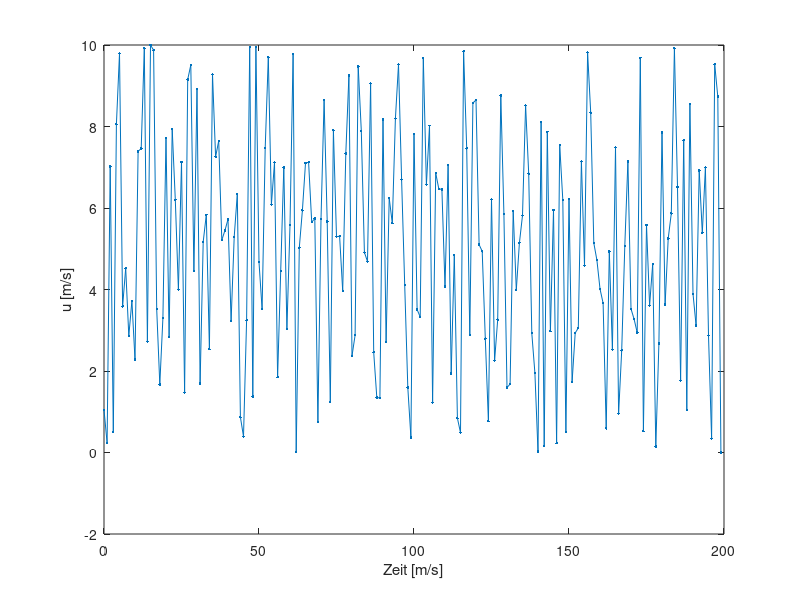
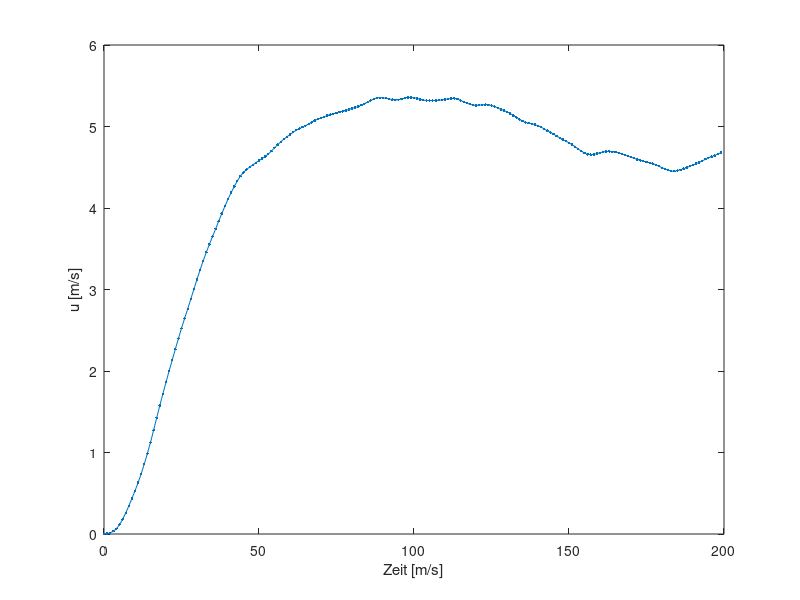
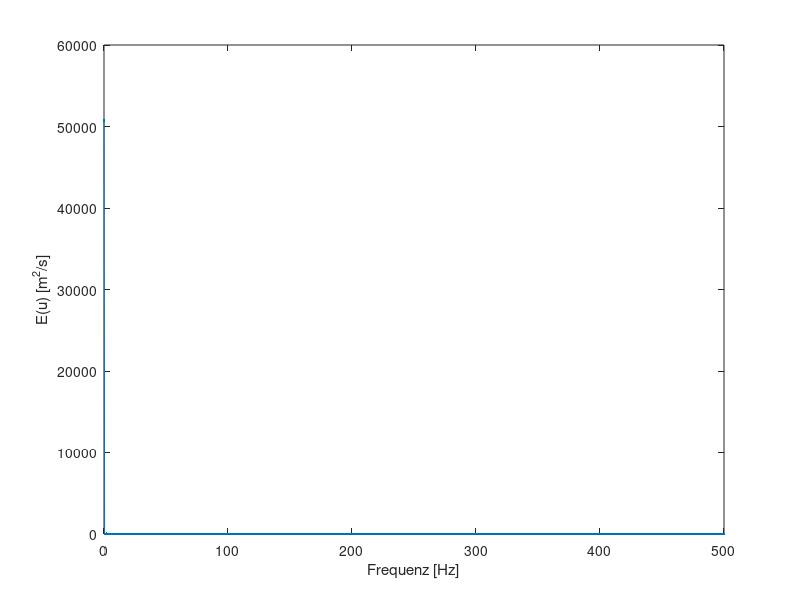
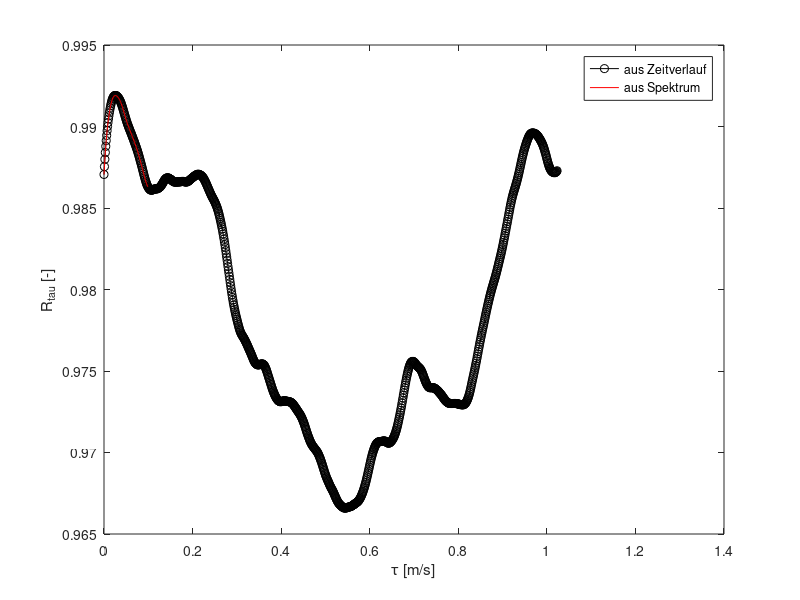

Write MATLAB code to recreate these figures, in order.
clearvars;

N = 2^11;
t_s = 0.001;
t=0:t_s:(N*t_s);

%u=1*sin(2*pi*80*t);% fluctuating velocity
%u=4*sin(2*pi*100*t)+10*rand(size(t));
u=0.01*sin(2*pi*80*t);
u = u + 10*rand(size(t));

figure(1)
plot(1000*t(1:200),u(1:200),'.-')% plotting the fluctuating velocity
xlabel('Zeit [m/s]');ylabel('u [m/s]')

% filtering the fluctuating velocity signal
f_fLP = 50;
u = filter(t_s*f_fLP, [1 t_s*f_fLP-1], u);
f_fLP = 100;
u = filter(t_s*f_fLP, [1 t_s*f_fLP-1], u);
f_fLP = 250;
u= filter(t_s*f_fLP, [1 t_s*f_fLP-1], u);

figure(2)
plot(1000*t(1:200),u(1:200),'.-')% plotting the fluctuating velocity
xlabel('Zeit [m/s]');ylabel('u [m/s]')


%Energy spectrum from the generated fluctuating velocity
c_k = fft(u,N);% coefficients from the fourier transform

E_k = c_k.*conj(c_k)/N;% energy spectum values

f=1/t_s*(0:(N/2))/N;%frequency

figure(3)
plot(f, E_k(1:(N/2+1)), '.-')
xlabel('Frequenz [Hz]');ylabel('E(u) [m^2/s]');


% Parsevals equation

u_rms_01=mean(u.^2); % from the fluctuating velocity

u_rms_02 = mean(E_k);% from the energy spectrum

u_rms_03 = trapz(E_k)/N;

% korrelationsfunktion

%direkt aus dem Zeitverlauf u(t)

for i=1:(N/2)
   tau(i) = t(i);
   R_01(i) = mean( u(1:N/2) .*  u(i:N/2+i-1) )/u_rms_01;
end

% aus Spektrum (Wiene-Chintschin-Gl.)
for i=1:(N/2)
    for j = 1:(N/2+1)
        Integrand(j) = E_k(j)*cos(2*pi*f(j)*t(i));
    end
    R_02(i)= trapz(Integrand)/(N/2+1)/u_rms_01;
end


figure(4)
plot(tau(1:end), R_01(1:end),'-ko',tau(1:100), R_01(1:100),'-r')
xlabel('\tau [m/s]');ylabel('R_{tau} [-]');
legend('aus Zeitverlauf', 'aus Spektrum')

